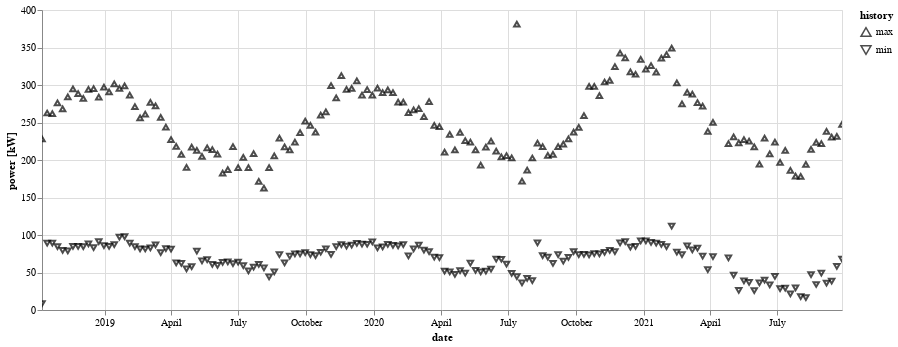

Notebook code cell kept with this figure:
### Markdown cell above
## load data

### Code cell
%%time
df_data, df_meta = load_data(boxid=boxid)
plot_all(df_data=df_data)

### Figure 1 — Vega-Lite specification as saved in the notebook (floating-point values rounded to 4 significant figures; data arrays with more than 128 entries replaced by an {"elided": "..."} marker saying what was removed)
{"config": {"view": {"continuousWidth": 400, "continuousHeight": 300}}, "layer": [{"mark": {"type": "point", "color": "black"}, "encoding": {"shape": {"type": "nominal", "field": "extreme", "scale": {"domain": ["max", "min"], "range": ["triangle-up", "triangle-down"]}, "title": "history"}, "tooltip": [{"type": "quantitative", "field": "value", "format": ".2f", "title": "power"}, {"type": "nominal", "field": "extreme"}, {"type": "quantitative", "field": "year"}, {"type": "quantitative", "field": "week"}], "x": {"type": "temporal", "field": "date", "title": "date"}, "y": {"type": "quantitative", "field": "value", "title": "power [kW]"}}, "selection": {"selector005": {"type": "interval", "bind": "scales", "encodings": ["x", "y"]}}, "width": 800}], "data": {"name": "data-ada3b808c23d02fdee6d3c184b8e346e"}, "resolve": {"scale": {"color": "independent", "shape": "independent"}}, "$schema": "https://vega.github.io/schema/vega-lite/v4.8.1.json", "datasets": {"data-ada3b808c23d02fdee6d3c184b8e346e": {"elided": "308 records"}}}
